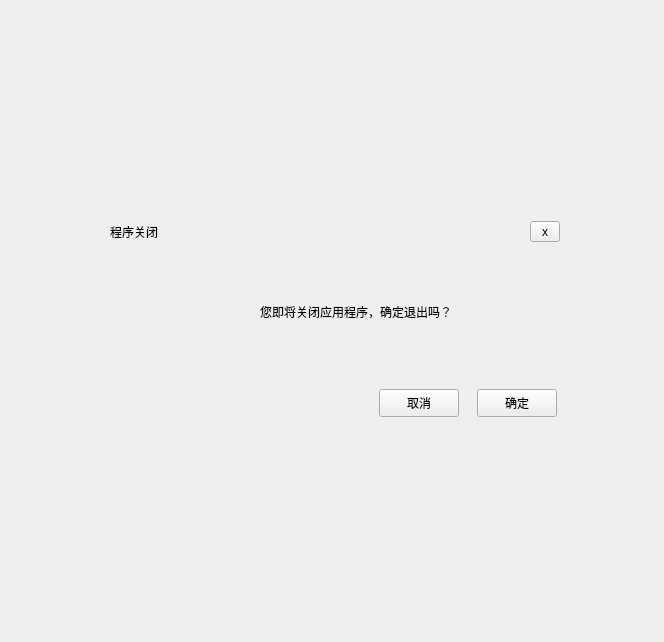
<?xml version="1.0" encoding="UTF-8"?>
<ui version="4.0">
 <class>MessageBox</class>
 <widget class="QWidget" name="MessageBox">
  <property name="windowModality">
   <enum>Qt::NonModal</enum>
  </property>
  <property name="geometry">
   <rect>
    <x>0</x>
    <y>0</y>
    <width>664</width>
    <height>642</height>
   </rect>
  </property>
  <property name="mouseTracking">
   <bool>true</bool>
  </property>
  <property name="windowTitle">
   <string>Form</string>
  </property>
  <property name="styleSheet">
   <string notr="true">
/*------------------------------------全局样式-----------------------------------------*/
QWidget{font: 12px;color:#DCDCDC;font-family:'微软雅黑';}
QFrame{border-radius:5px;}
/*QToolButton*/
QToolButton
{background:rgba(0,0,0,0); }
QToolButton:hover
{border:1px solid;border-top:0px;border-right:0px;border-left:0px;border-bottom-color:#2764c1;background:rgba(151,151,151,0.05);}
/*QPushButton*/
QPushButton
{background:#5E5E5E;border-radius:5px; }
QPushButton:hover
{border:1px solid #2764c1;}
/*--------------------------------------特征样式---------------------------------------*/
#widget{background-color:qlineargradient(spread:pad,x1:0, y1:0, x2:0, y2:1,stop:0.7 #232323, stop:1 #121212 );border-radius:5px;}
#titel&gt;QWidget{color:#DCDCDC;font:12pt;}

#toolButton_close:hover
{border-bottom-color:rgba(196,43,28,0.5);
background-color:rgba(196,43,28,0.2);border-radius: 3px;}

#widget_button{
background:transparent;
border:1px solid #333946;
border-right:0px;
border-left:0px;
border-bottom:0px;}

#progressBar{ 
	border-radius:5px;
	border-top:1px; 		
	background-color:#2764c1;
	qproperty-textVisible:false;
}
#pushButton1{background:#2764c1;color:#DCDCDC;}
#pushButton1:hover{background:#4e9cd5;}
#widget_dark{background:rgba(0,0,0,0.4);}
</string>
  </property>
  <layout class="QVBoxLayout" name="verticalLayout_4">
   <item>
    <widget class="QWidget" name="widget_dark" native="true">
     <property name="layoutDirection">
      <enum>Qt::LeftToRight</enum>
     </property>
     <layout class="QVBoxLayout" name="verticalLayout_2">
      <property name="spacing">
       <number>0</number>
      </property>
      <property name="leftMargin">
       <number>0</number>
      </property>
      <property name="topMargin">
       <number>0</number>
      </property>
      <property name="rightMargin">
       <number>0</number>
      </property>
      <property name="bottomMargin">
       <number>0</number>
      </property>
      <item>
       <layout class="QHBoxLayout" name="horizontalLayout_4">
        <property name="spacing">
         <number>0</number>
        </property>
        <item>
         <spacer name="horizontalSpacer_4">
          <property name="orientation">
           <enum>Qt::Horizontal</enum>
          </property>
          <property name="sizeHint" stdset="0">
           <size>
            <width>40</width>
            <height>20</height>
           </size>
          </property>
         </spacer>
        </item>
        <item>
         <widget class="QWidget" name="widget" native="true">
          <property name="minimumSize">
           <size>
            <width>462</width>
            <height>205</height>
           </size>
          </property>
          <property name="maximumSize">
           <size>
            <width>462</width>
            <height>205</height>
           </size>
          </property>
          <property name="mouseTracking">
           <bool>true</bool>
          </property>
          <layout class="QVBoxLayout" name="verticalLayout">
           <property name="spacing">
            <number>3</number>
           </property>
           <property name="leftMargin">
            <number>3</number>
           </property>
           <property name="topMargin">
            <number>3</number>
           </property>
           <property name="rightMargin">
            <number>3</number>
           </property>
           <property name="bottomMargin">
            <number>3</number>
           </property>
           <item>
            <widget class="QWidget" name="titel" native="true">
             <property name="minimumSize">
              <size>
               <width>0</width>
               <height>22</height>
              </size>
             </property>
             <property name="maximumSize">
              <size>
               <width>16777215</width>
               <height>50</height>
              </size>
             </property>
             <property name="contextMenuPolicy">
              <enum>Qt::ActionsContextMenu</enum>
             </property>
             <property name="layoutDirection">
              <enum>Qt::LeftToRight</enum>
             </property>
             <layout class="QHBoxLayout" name="horizontalLayout_2">
              <property name="leftMargin">
               <number>6</number>
              </property>
              <property name="topMargin">
               <number>0</number>
              </property>
              <property name="rightMargin">
               <number>0</number>
              </property>
              <property name="bottomMargin">
               <number>0</number>
              </property>
              <item>
               <widget class="QLabel" name="label_titel">
                <property name="layoutDirection">
                 <enum>Qt::LeftToRight</enum>
                </property>
                <property name="autoFillBackground">
                 <bool>false</bool>
                </property>
                <property name="text">
                 <string>程序关闭</string>
                </property>
                <property name="scaledContents">
                 <bool>false</bool>
                </property>
                <property name="alignment">
                 <set>Qt::AlignCenter</set>
                </property>
               </widget>
              </item>
              <item>
               <spacer name="horizontalSpacer">
                <property name="orientation">
                 <enum>Qt::Horizontal</enum>
                </property>
                <property name="sizeHint" stdset="0">
                 <size>
                  <width>341</width>
                  <height>20</height>
                 </size>
                </property>
               </spacer>
              </item>
              <item>
               <widget class="QToolButton" name="toolButton_close">
                <property name="minimumSize">
                 <size>
                  <width>30</width>
                  <height>0</height>
                 </size>
                </property>
                <property name="maximumSize">
                 <size>
                  <width>30</width>
                  <height>16777215</height>
                 </size>
                </property>
                <property name="text">
                 <string>x</string>
                </property>
                <property name="icon">
                 <iconset>
                  <normaloff>resources/btn_close.png</normaloff>resources/btn_close.png</iconset>
                </property>
               </widget>
              </item>
             </layout>
            </widget>
           </item>
           <item>
            <widget class="QStackedWidget" name="stackedWidget">
             <property name="currentIndex">
              <number>1</number>
             </property>
             <widget class="QWidget" name="page_progress">
              <layout class="QHBoxLayout" name="horizontalLayout_3">
               <property name="spacing">
                <number>0</number>
               </property>
               <property name="leftMargin">
                <number>0</number>
               </property>
               <property name="topMargin">
                <number>0</number>
               </property>
               <property name="rightMargin">
                <number>0</number>
               </property>
               <property name="bottomMargin">
                <number>0</number>
               </property>
               <item>
                <layout class="QVBoxLayout" name="verticalLayout_3">
                 <property name="leftMargin">
                  <number>18</number>
                 </property>
                 <property name="topMargin">
                  <number>30</number>
                 </property>
                 <property name="rightMargin">
                  <number>18</number>
                 </property>
                 <property name="bottomMargin">
                  <number>18</number>
                 </property>
                 <item>
                  <widget class="QProgressBar" name="progressBar">
                   <property name="value">
                    <number>24</number>
                   </property>
                  </widget>
                 </item>
                 <item>
                  <widget class="QLabel" name="label_titel_context">
                   <property name="layoutDirection">
                    <enum>Qt::LeftToRight</enum>
                   </property>
                   <property name="autoFillBackground">
                    <bool>false</bool>
                   </property>
                   <property name="text">
                    <string>您即将关闭应用程序，确定退出吗？</string>
                   </property>
                   <property name="scaledContents">
                    <bool>false</bool>
                   </property>
                   <property name="alignment">
                    <set>Qt::AlignCenter</set>
                   </property>
                   <property name="wordWrap">
                    <bool>true</bool>
                   </property>
                  </widget>
                 </item>
                </layout>
               </item>
              </layout>
             </widget>
             <widget class="QWidget" name="page_image">
              <layout class="QHBoxLayout" name="horizontalLayout_5">
               <property name="leftMargin">
                <number>0</number>
               </property>
               <property name="topMargin">
                <number>26</number>
               </property>
               <property name="rightMargin">
                <number>0</number>
               </property>
               <property name="bottomMargin">
                <number>26</number>
               </property>
               <item>
                <widget class="QWidget" name="widget_bk" native="true">
                 <layout class="QHBoxLayout" name="horizontalLayout_6">
                  <property name="leftMargin">
                   <number>0</number>
                  </property>
                  <property name="topMargin">
                   <number>0</number>
                  </property>
                  <property name="rightMargin">
                   <number>0</number>
                  </property>
                  <property name="bottomMargin">
                   <number>0</number>
                  </property>
                  <item>
                   <spacer name="horizontalSpacer_3">
                    <property name="orientation">
                     <enum>Qt::Horizontal</enum>
                    </property>
                    <property name="sizeType">
                     <enum>QSizePolicy::Fixed</enum>
                    </property>
                    <property name="sizeHint" stdset="0">
                     <size>
                      <width>70</width>
                      <height>20</height>
                     </size>
                    </property>
                   </spacer>
                  </item>
                  <item>
                   <widget class="QLabel" name="label_image">
                    <property name="minimumSize">
                     <size>
                      <width>50</width>
                      <height>50</height>
                     </size>
                    </property>
                    <property name="maximumSize">
                     <size>
                      <width>50</width>
                      <height>50</height>
                     </size>
                    </property>
                    <property name="text">
                     <string/>
                    </property>
                    <property name="pixmap">
                     <pixmap>resources/messageFailed.png</pixmap>
                    </property>
                    <property name="scaledContents">
                     <bool>true</bool>
                    </property>
                   </widget>
                  </item>
                  <item>
                   <spacer name="horizontalSpacer_6">
                    <property name="orientation">
                     <enum>Qt::Horizontal</enum>
                    </property>
                    <property name="sizeType">
                     <enum>QSizePolicy::Fixed</enum>
                    </property>
                    <property name="sizeHint" stdset="0">
                     <size>
                      <width>30</width>
                      <height>20</height>
                     </size>
                    </property>
                   </spacer>
                  </item>
                  <item>
                   <widget class="QLabel" name="label_context">
                    <property name="text">
                     <string>您即将关闭应用程序，确定退出吗？</string>
                    </property>
                    <property name="scaledContents">
                     <bool>true</bool>
                    </property>
                    <property name="wordWrap">
                     <bool>true</bool>
                    </property>
                   </widget>
                  </item>
                 </layout>
                </widget>
               </item>
              </layout>
             </widget>
            </widget>
           </item>
           <item>
            <widget class="QWidget" name="widget_button" native="true">
             <layout class="QHBoxLayout" name="horizontalLayout">
              <property name="spacing">
               <number>18</number>
              </property>
              <property name="leftMargin">
               <number>3</number>
              </property>
              <property name="topMargin">
               <number>8</number>
              </property>
              <property name="rightMargin">
               <number>3</number>
              </property>
              <property name="bottomMargin">
               <number>3</number>
              </property>
              <item>
               <spacer name="horizontalSpacer_2">
                <property name="orientation">
                 <enum>Qt::Horizontal</enum>
                </property>
                <property name="sizeHint" stdset="0">
                 <size>
                  <width>40</width>
                  <height>20</height>
                 </size>
                </property>
               </spacer>
              </item>
              <item>
               <widget class="QPushButton" name="pushButton2">
                <property name="minimumSize">
                 <size>
                  <width>70</width>
                  <height>28</height>
                 </size>
                </property>
                <property name="text">
                 <string>取消</string>
                </property>
               </widget>
              </item>
              <item>
               <widget class="QPushButton" name="pushButton1">
                <property name="minimumSize">
                 <size>
                  <width>70</width>
                  <height>28</height>
                 </size>
                </property>
                <property name="text">
                 <string>确定</string>
                </property>
               </widget>
              </item>
             </layout>
            </widget>
           </item>
          </layout>
         </widget>
        </item>
        <item>
         <spacer name="horizontalSpacer_5">
          <property name="orientation">
           <enum>Qt::Horizontal</enum>
          </property>
          <property name="sizeHint" stdset="0">
           <size>
            <width>40</width>
            <height>20</height>
           </size>
          </property>
         </spacer>
        </item>
       </layout>
      </item>
     </layout>
    </widget>
   </item>
  </layout>
 </widget>
 <resources/>
 <connections/>
</ui>
